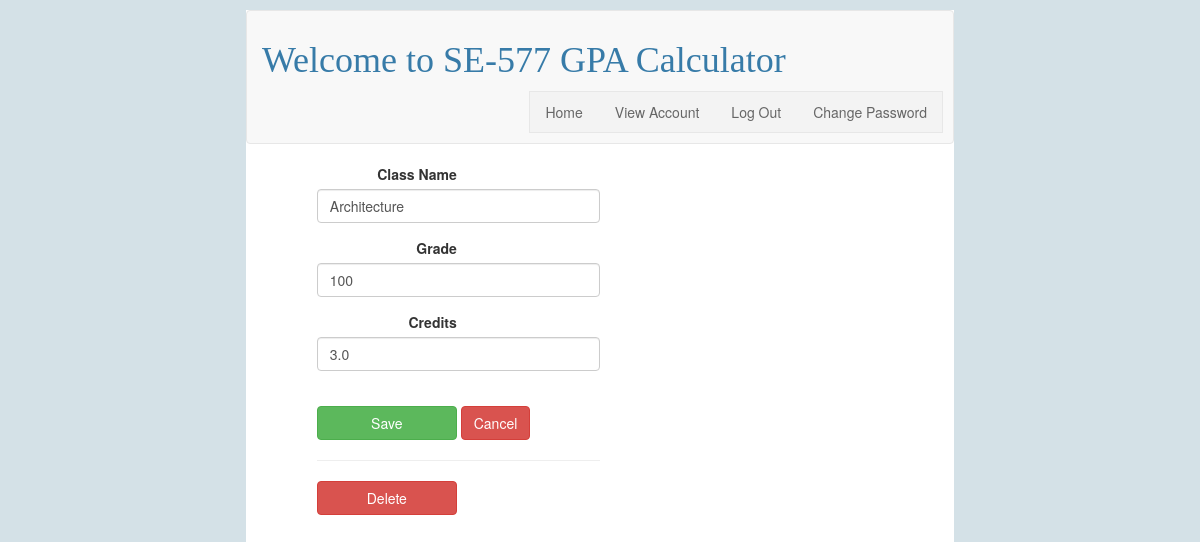
Page /3/update (signed in) on the committed database.
### tables this page shows
CREATE TABLE class (
  id INTEGER PRIMARY KEY AUTOINCREMENT,
  author_id INTEGER NOT NULL,
  classname TEXT NOT NULL,
  grade INTEGER NOT NULL,
  credits REAL NOT NULL,
  FOREIGN KEY (author_id) REFERENCES user (id)
);

### flaskr/calc.py (the view, shortened to what this page needs)
@bp.route('/<int:id>/update', methods=('GET', 'POST'))
@login_required
def update(id):
    course = get_class(id)
    return render_template('calc/update.html', course=course)

### flaskr/auth.py (called while the page is built)
@bp.before_app_request
def load_logged_in_user():
    user_id = session.get('user_id')
    if user_id is None:
        g.user = None
    else:
        g.user = get_db().execute(
            'SELECT * FROM user WHERE id = ?', (user_id,)
        ).fetchone()

def login_required(view):
    @functools.wraps(view)
    def wrapped_view(**kwargs):
        if g.user is None:
            return redirect(url_for('auth.login'))
        return view(**kwargs)
    return wrapped_view

### flaskr/calc.py (called while the page is built)
def get_class(id, check_author=True):
    course = get_db().execute(
        'SELECT p.id, classname, grade, credits, author_id, username'
        ' FROM class p JOIN user u ON p.author_id = u.id'
        ' WHERE p.id = ?',
        (id,)
    ).fetchone()
    if course is None:
        abort(404, "Class id {0} doesn't exist.".format(id))
    if check_author and course['author_id'] != g.user['id']:
        abort(403)
    return course

### flaskr/db.py (called while the page is built)
def get_db():
    if 'db' not in g:
        g.db = sqlite3.connect(
            current_app.config['DATABASE'],
            detect_types=sqlite3.PARSE_DECLTYPES
        )
        g.db.row_factory = sqlite3.Row
    return g.db

### flaskr/templates/calc/update.html (shortened to what this page needs)
{% extends 'base.html' %}
{% block content %}
    <div id="auth">
  <form method="post">
      <div class="form-group">
			<label for="classname">Class Name</label>
			<input name="classname" class="form-control"  id="classname"
				value="{{ request.form['classname'] or course['classname'] }}" required>
		</div>
		<div class="form-group">
			<label for="grade">Grade</label>
			<input name="grade" class="form-control" id="grade" value="{{ request.form['grade'] or course['grade'] }}" required>
		</div>
		<div class="form-group">
			<label for="credits">Credits</label>
			<input name="credits" class="form-control"  id="credits" value="{{ request.form['credits'] or course['credits'] }}" required>
		</div>
		<input type="submit" value="Save" class="btn btn-success">
		<a href="{{ url_for('calc.viewClasses') }}" class="btn btn-danger">Cancel</a>
	</form>
	<hr>
	<form action="{{ url_for('calc.delete', id=course['id']) }}" method="post">
		<input type="submit" value="Delete" class="btn btn-danger" onclick="return confirm('Are you sure?');">
	</form>
    </div>
{% endblock %}

### flaskr/static/style.css (style rules this page uses)
html { font-family: sans-serif; background: rgb(212, 225, 231); padding: 1rem; }
body { max-width: 60%; margin: 0 auto; background: white; }
#auth { padding-left: 10%; padding-bottom: 10%; width: 50%; }
input[type=submit] { align-self: start; min-width: 10em; }
label { display: inline-block; width: 140px; text-align: right; }

### rows in the picture
class: classname "Architecture", grade "100", credits "3.0"
